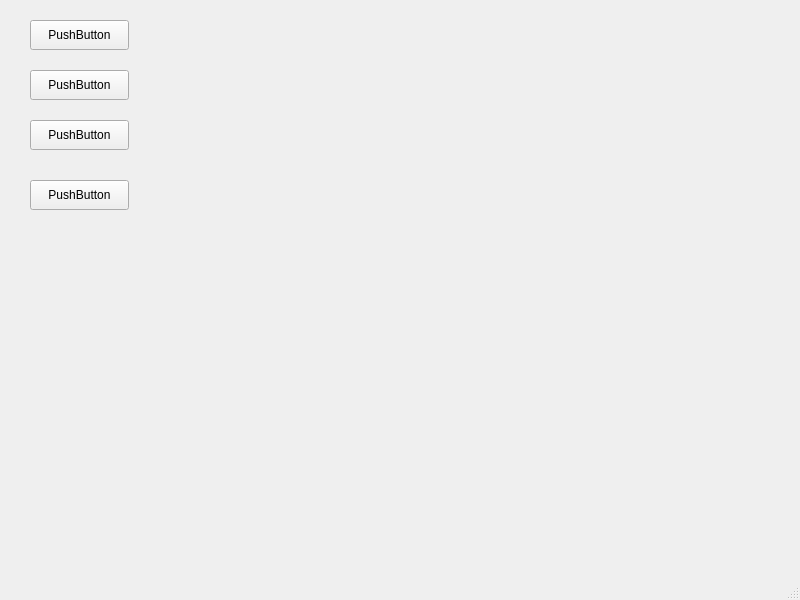
<?xml version="1.0" encoding="UTF-8"?>
<ui version="4.0">
 <class>MainWindow</class>
 <widget class="QMainWindow" name="MainWindow">
  <property name="geometry">
   <rect>
    <x>0</x>
    <y>0</y>
    <width>800</width>
    <height>600</height>
   </rect>
  </property>
  <property name="windowTitle">
   <string>MainWindow</string>
  </property>
  <widget class="QWidget" name="centralwidget">
   <widget class="QPushButton" name="pushButton">
    <property name="geometry">
     <rect>
      <x>30</x>
      <y>20</y>
      <width>99</width>
      <height>30</height>
     </rect>
    </property>
    <property name="text">
     <string>PushButton</string>
    </property>
   </widget>
   <widget class="QPushButton" name="pushButton_2">
    <property name="geometry">
     <rect>
      <x>30</x>
      <y>70</y>
      <width>99</width>
      <height>30</height>
     </rect>
    </property>
    <property name="text">
     <string>PushButton</string>
    </property>
   </widget>
   <widget class="QPushButton" name="pushButton_3">
    <property name="geometry">
     <rect>
      <x>30</x>
      <y>120</y>
      <width>99</width>
      <height>30</height>
     </rect>
    </property>
    <property name="text">
     <string>PushButton</string>
    </property>
   </widget>
   <widget class="QPushButton" name="pushButton_4">
    <property name="geometry">
     <rect>
      <x>30</x>
      <y>180</y>
      <width>99</width>
      <height>30</height>
     </rect>
    </property>
    <property name="text">
     <string>PushButton</string>
    </property>
   </widget>
  </widget>
  <widget class="QMenuBar" name="menubar">
   <property name="geometry">
    <rect>
     <x>0</x>
     <y>0</y>
     <width>800</width>
     <height>28</height>
    </rect>
   </property>
  </widget>
  <widget class="QStatusBar" name="statusbar"/>
 </widget>
 <resources/>
 <connections/>
</ui>
